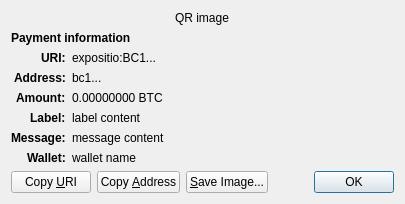
<?xml version="1.0" encoding="UTF-8"?>
<ui version="4.0">
 <class>ReceiveRequestDialog</class>
 <widget class="QDialog" name="ReceiveRequestDialog">
  <property name="geometry">
   <rect>
    <x>0</x>
    <y>0</y>
    <width>413</width>
    <height>229</height>
   </rect>
  </property>
  <property name="windowTitle">
   <string>Request payment to ...</string>
  </property>
  <layout class="QGridLayout" name="gridLayout" columnstretch="0,1">
   <property name="sizeConstraint">
    <enum>QLayout::SetFixedSize</enum>
   </property>
   <item row="0" column="0" colspan="2" alignment="Qt::AlignHCenter">
    <widget class="QRImageWidget" name="qr_code">
     <property name="text">
      <string notr="true">QR image</string>
     </property>
     <property name="textInteractionFlags">
      <set>Qt::NoTextInteraction</set>
     </property>
    </widget>
   </item>
   <item row="1" column="0" colspan="2">
    <widget class="QLabel" name="payment_header">
     <property name="font">
      <font>
       <weight>75</weight>
       <bold>true</bold>
      </font>
     </property>
     <property name="text">
      <string>Payment information</string>
     </property>
     <property name="textInteractionFlags">
      <set>Qt::NoTextInteraction</set>
     </property>
    </widget>
   </item>
   <item row="2" column="0" alignment="Qt::AlignRight|Qt::AlignTop">
    <widget class="QLabel" name="uri_tag">
     <property name="font">
      <font>
       <weight>75</weight>
       <bold>true</bold>
      </font>
     </property>
     <property name="text">
      <string notr="true">URI:</string>
     </property>
     <property name="textFormat">
      <enum>Qt::PlainText</enum>
     </property>
     <property name="textInteractionFlags">
      <set>Qt::NoTextInteraction</set>
     </property>
    </widget>
   </item>
   <item row="2" column="1" alignment="Qt::AlignTop">
    <widget class="QLabel" name="uri_content">
     <property name="text">
      <string notr="true">expositio:BC1...</string>
     </property>
     <property name="textFormat">
      <enum>Qt::RichText</enum>
     </property>
     <property name="wordWrap">
      <bool>true</bool>
     </property>
     <property name="textInteractionFlags">
      <set>Qt::TextSelectableByMouse</set>
     </property>
    </widget>
   </item>
   <item row="3" column="0" alignment="Qt::AlignRight|Qt::AlignTop">
    <widget class="QLabel" name="address_tag">
     <property name="font">
      <font>
       <weight>75</weight>
       <bold>true</bold>
      </font>
     </property>
     <property name="text">
      <string>Address:</string>
     </property>
     <property name="textInteractionFlags">
      <set>Qt::NoTextInteraction</set>
     </property>
    </widget>
   </item>
   <item row="3" column="1" alignment="Qt::AlignTop">
    <widget class="QLabel" name="address_content">
     <property name="text">
      <string notr="true">bc1...</string>
     </property>
     <property name="textFormat">
      <enum>Qt::PlainText</enum>
     </property>
     <property name="textInteractionFlags">
      <set>Qt::TextSelectableByMouse</set>
     </property>
    </widget>
   </item>
   <item row="4" column="0" alignment="Qt::AlignRight|Qt::AlignTop">
    <widget class="QLabel" name="amount_tag">
     <property name="font">
      <font>
       <weight>75</weight>
       <bold>true</bold>
      </font>
     </property>
     <property name="text">
      <string>Amount:</string>
     </property>
     <property name="textInteractionFlags">
      <set>Qt::NoTextInteraction</set>
     </property>
    </widget>
   </item>
   <item row="4" column="1" alignment="Qt::AlignTop">
    <widget class="QLabel" name="amount_content">
     <property name="text">
      <string notr="true">0.00000000 BTC</string>
     </property>
     <property name="textFormat">
      <enum>Qt::PlainText</enum>
     </property>
     <property name="textInteractionFlags">
      <set>Qt::TextSelectableByMouse</set>
     </property>
    </widget>
   </item>
   <item row="5" column="0" alignment="Qt::AlignRight|Qt::AlignTop">
    <widget class="QLabel" name="label_tag">
     <property name="font">
      <font>
       <weight>75</weight>
       <bold>true</bold>
      </font>
     </property>
     <property name="text">
      <string>Label:</string>
     </property>
     <property name="textInteractionFlags">
      <set>Qt::NoTextInteraction</set>
     </property>
    </widget>
   </item>
   <item row="5" column="1" alignment="Qt::AlignTop">
    <widget class="QLabel" name="label_content">
     <property name="text">
      <string notr="true">label content</string>
     </property>
     <property name="textFormat">
      <enum>Qt::PlainText</enum>
     </property>
     <property name="wordWrap">
      <bool>true</bool>
     </property>
     <property name="textInteractionFlags">
      <set>Qt::TextSelectableByMouse</set>
     </property>
    </widget>
   </item>
   <item row="6" column="0" alignment="Qt::AlignRight|Qt::AlignTop">
    <widget class="QLabel" name="message_tag">
     <property name="font">
      <font>
       <weight>75</weight>
       <bold>true</bold>
      </font>
     </property>
     <property name="text">
      <string>Message:</string>
     </property>
     <property name="textInteractionFlags">
      <set>Qt::NoTextInteraction</set>
     </property>
    </widget>
   </item>
   <item row="6" column="1" alignment="Qt::AlignTop">
    <widget class="QLabel" name="message_content">
     <property name="text">
      <string notr="true">message content</string>
     </property>
     <property name="textFormat">
      <enum>Qt::PlainText</enum>
     </property>
     <property name="wordWrap">
      <bool>true</bool>
     </property>
     <property name="textInteractionFlags">
      <set>Qt::TextSelectableByMouse</set>
     </property>
    </widget>
   </item>
   <item row="7" column="0" alignment="Qt::AlignRight|Qt::AlignTop">
    <widget class="QLabel" name="wallet_tag">
     <property name="font">
      <font>
       <weight>75</weight>
       <bold>true</bold>
      </font>
     </property>
     <property name="text">
      <string>Wallet:</string>
     </property>
     <property name="textInteractionFlags">
      <set>Qt::NoTextInteraction</set>
     </property>
    </widget>
   </item>
   <item row="7" column="1" alignment="Qt::AlignTop">
    <widget class="QLabel" name="wallet_content">
     <property name="text">
      <string notr="true">wallet name</string>
     </property>
     <property name="textFormat">
      <enum>Qt::PlainText</enum>
     </property>
     <property name="wordWrap">
      <bool>true</bool>
     </property>
     <property name="textInteractionFlags">
      <set>Qt::TextSelectableByMouse</set>
     </property>
    </widget>
   </item>
   <item row="8" column="0" colspan="2">
    <layout class="QHBoxLayout" name="horizontalLayout">
     <item>
      <widget class="QPushButton" name="btnCopyURI">
       <property name="text">
        <string>Copy &amp;URI</string>
       </property>
       <property name="autoDefault">
        <bool>false</bool>
       </property>
      </widget>
     </item>
     <item>
      <widget class="QPushButton" name="btnCopyAddress">
       <property name="text">
        <string>Copy &amp;Address</string>
       </property>
       <property name="autoDefault">
        <bool>false</bool>
       </property>
      </widget>
     </item>
     <item>
      <widget class="QPushButton" name="btnSaveAs">
       <property name="text">
        <string>&amp;Save Image...</string>
       </property>
       <property name="autoDefault">
        <bool>false</bool>
       </property>
      </widget>
     </item>
     <item>
      <spacer name="horizontalSpacer_2">
       <property name="orientation">
        <enum>Qt::Horizontal</enum>
       </property>
       <property name="sizeHint" stdset="0">
        <size>
         <width>40</width>
         <height>20</height>
        </size>
       </property>
      </spacer>
     </item>
     <item>
      <widget class="QDialogButtonBox" name="buttonBox">
       <property name="focusPolicy">
        <enum>Qt::StrongFocus</enum>
       </property>
       <property name="standardButtons">
        <set>QDialogButtonBox::Ok</set>
       </property>
      </widget>
     </item>
    </layout>
   </item>
  </layout>
 </widget>
 <customwidgets>
  <customwidget>
   <class>QRImageWidget</class>
   <extends>QLabel</extends>
   <header>qt/qrimagewidget.h</header>
  </customwidget>
 </customwidgets>
 <tabstops>
  <tabstop>buttonBox</tabstop>
  <tabstop>btnCopyURI</tabstop>
  <tabstop>btnCopyAddress</tabstop>
  <tabstop>btnSaveAs</tabstop>
 </tabstops>
 <resources/>
 <connections>
  <connection>
   <sender>buttonBox</sender>
   <signal>accepted()</signal>
   <receiver>ReceiveRequestDialog</receiver>
   <slot>accept()</slot>
   <hints>
    <hint type="sourcelabel">
     <x>135</x>
     <y>230</y>
    </hint>
    <hint type="destinationlabel">
     <x>135</x>
     <y>126</y>
    </hint>
   </hints>
  </connection>
 </connections>
</ui>
